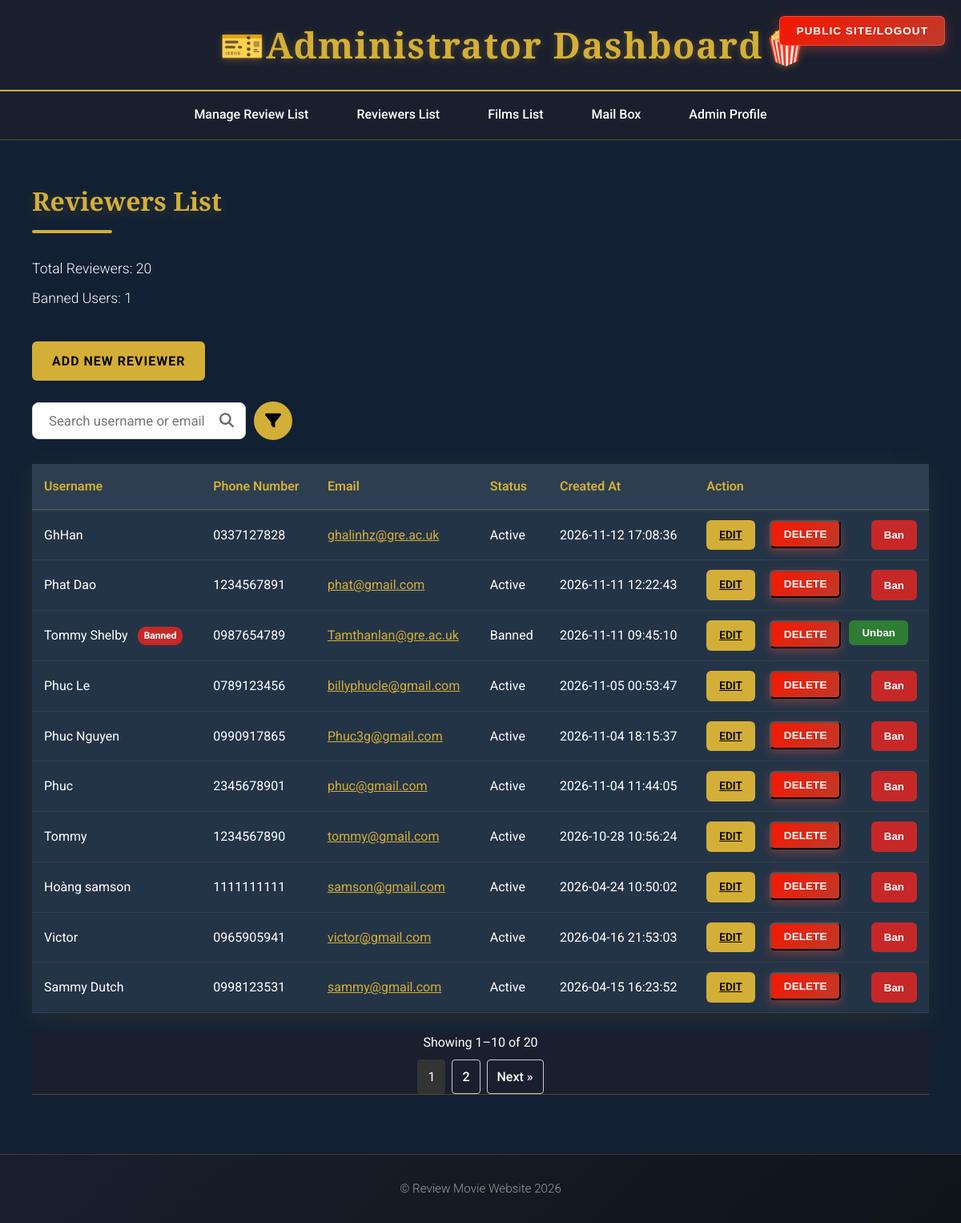
The app's page /Admin/reviewers.php (signed in), older data.
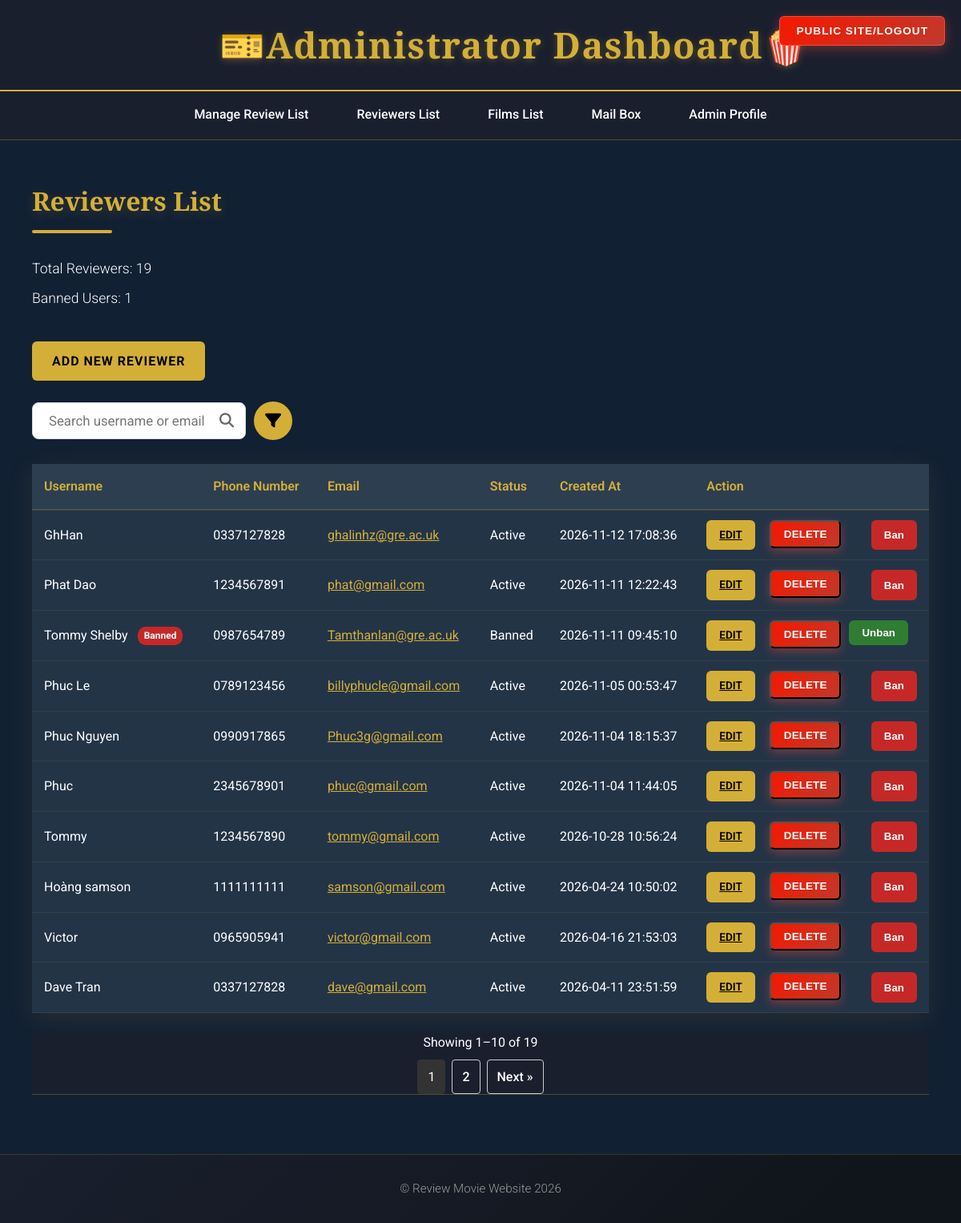
The same page, newer data.
### tables this page shows
CREATE TABLE `reviewers` (
  `id` int(11) NOT NULL,
  `username` varchar(100) NOT NULL,
  `phone_number` varchar(255) NOT NULL,
  `email` varchar(255) DEFAULT NULL,
  `created_at` datetime DEFAULT current_timestamp(),
  `password_hash` varchar(255) DEFAULT NULL,
  `is_banned` tinyint(1) NOT NULL DEFAULT 0,
  `ban_message` text DEFAULT NULL,
  `banned_at` datetime DEFAULT NULL,
  `avatar_path` varchar(255) DEFAULT NULL
);

### Admin/reviewers.php (called while the page is built, shortened)
<?php
require_once __DIR__ . '/../includes/bootstrap.php';
$database = Database::getConnection();
try {
    $search = $_GET['search'] ?? '';
    $sort = $_GET['sort'] ?? 'created_at DESC';
    $totalItems = $reviewerModel->totalFilteredReviewers($database, $search);
    $pagination = $paginationService->forRequest($totalItems, $_GET['page'] ?? 1);
    $reviewers = $reviewerModel->allReviewers(
        $database,
        $search,
        $sort,
        $pagination['itemsPerPage'],
        $pagination['offset']
    );
    $totalReviewers = $reviewerModel->totalReviewers($database);
    $totalBannedReviewers = $reviewerModel->totalBannedReviewers($database);
    include '../templates/admin_reviewers.html.php';
} catch (PDOException $e) {
    $title = 'An error has occurred';
    $output = 'Error: ' . $e->getMessage();
}
include '../templates/admin_layout.html.php';

### includes/bootstrap.php (called while the page is built, shortened)
<?php
require_once __DIR__ . '/../classes/Database.php';
require_once __DIR__ . '/../classes/Reviewer.php';
require_once __DIR__ . '/../classes/Conversation.php';
require_once __DIR__ . '/../classes/Pagination.php';
$paginationService = new Pagination();
$reviewerModel = new Reviewer();

### classes/Database.php (called while the page is built, shortened)
<?php
class Database
{
    public static function query($pdo, $sql, $parameters = [])
    {
        $query = $pdo->prepare($sql);
        $query->execute($parameters);
        return $query;
    }
}

### classes/Reviewer.php (called while the page is built, shortened)
<?php
class Reviewer extends User
{
    public function totalReviewers($pdo)
    {
        $query = Database::query($pdo, "SELECT COUNT(*) FROM reviewers");
        $row = $query->fetch();
        return $row[0];
    }
    public function totalBannedReviewers($pdo)
    {
        return Database::query($pdo, 'SELECT COUNT(*) FROM reviewers WHERE is_banned = 1')->fetchColumn();
    }
    public function totalFilteredReviewers($pdo, $search = '')
    {
        $query = Database::query(
            $pdo,
            'SELECT COUNT(*) FROM reviewers WHERE (username LIKE :search OR email LIKE :search)',
            [':search' => '%' . $search . '%']
        );
        return $query->fetchColumn();
    }
    public function allReviewers($pdo, $search = '', $sort = 'created_at DESC', $limit = null, $offset = 0)
    {
        $sql = 'SELECT id, username, email, phone_number, created_at, is_banned, ban_message
             FROM reviewers
             WHERE (username LIKE :search OR email LIKE :search)';
        $parameters = [':search' => '%' . $search . '%'];
        $allowedSorts = ['username ASC', 'username DESC', 'created_at ASC', 'created_at DESC'];
        $order = in_array($sort, $allowedSorts) ? $sort : 'created_at DESC';
        $sql .= " ORDER BY $order";
        if ($limit !== null) {
            $sql .= ' LIMIT ' . max(1, (int) $limit) . ' OFFSET ' . max(0, (int) $offset);
        }
        return Database::query($pdo, $sql, $parameters)->fetchAll();
    }
}

### classes/Pagination.php (called while the page is built, shortened)
<?php
class Pagination
{
    public function forRequest($totalItems, $requestedPage, $itemsPerPage = self::ITEMS_PER_PAGE)
    {
        $itemsPerPage = max(1, (int) $itemsPerPage);
        $pageValue = is_scalar($requestedPage) ? filter_var($requestedPage, FILTER_VALIDATE_INT) : false;
        $page = $pageValue === false ? 1 : max(1, (int) $pageValue);
        $totalPages = max(1, (int) ceil($totalItems / $itemsPerPage));
        $page = min($page, $totalPages);
        return [
            'currentPage' => $page,
            'totalPages' => $totalPages,
            'itemsPerPage' => $itemsPerPage,
            'offset' => ($page - 1) * $itemsPerPage,
            'totalItems' => (int) $totalItems,
        ];
    }
}

### templates/admin_reviewers.html.php (the view, shortened to what the changed rows need)
<link rel="stylesheet" href="https://cdnjs.cloudflare.com/ajax/libs/font-awesome/6.5.1/css/all.min.css">
<h2>Reviewers List</h2>
<div class="reviewer-stats">
    <p>Total Reviewers: <?= (int) $totalReviewers ?></p>
    <p>Banned Users: <?= (int) $totalBannedReviewers ?></p>
</div>
<br>
<table>
    <thead>
        <tr>
            <th>Username</th>
            <th>Phone Number</th>
            <th>Email</th>
            <th>Status</th>
            <th>Created At</th>
            <th>Action</th>
        </tr>
    </thead>
    <tbody>
        <?php foreach ($reviewers as $reviewer): ?>
            <tr>
                <td>
                    <?= htmlspecialchars($reviewer['username'], ENT_QUOTES, 'UTF-8') ?>
                    <?php if (!empty($reviewer['is_banned'])): ?>
                        <span class="banned-user-label">Banned</span>
                    <?php endif; ?>
                </td>
                <td>
                    <?php if (!empty($reviewer['phone_number'])): ?>
                        <?= htmlspecialchars($reviewer['phone_number'], ENT_QUOTES, 'UTF-8') ?>
                    <?php else: ?>
                        <em style="color: #777;">None</em>
                    <?php endif; ?>
                </td>
                <td>
                    <?php if (!empty($reviewer['email'])): ?>
                        <a href="mailto:<?= htmlspecialchars($reviewer['email'], ENT_QUOTES, 'UTF-8') ?>" style="color: var(--accent);">
                            <?= htmlspecialchars($reviewer['email'], ENT_QUOTES, 'UTF-8') ?>
                        </a>
                    <?php else: ?>
                        <em style="color: #777;">NULL</em>
                    <?php endif; ?>
                </td>
                <td><?= !empty($reviewer['is_banned']) ? 'Banned' : 'Active' ?></td>
                <td><?= !empty($reviewer['created_at']) ? date('Y-m-d H:i:s', strtotime($reviewer['created_at'])) : 'N/A' ?></td>
                <td>
                    <div style="display: flex; gap: 10px;">
                        <a href="editreviewers.php?id=<?= $reviewer['id'] ?>" class="btn-edit">Edit</a>
                        <form action="delete.php" method="post" onsubmit="return confirm('Are you sure you want to delete this reviewer?');">
                            <input type="hidden" name="type" value="reviewers"> <input type="submit" value="Delete" class="btn-delete">
                        </form>
                        <?php if (!empty($reviewer['is_banned'])): ?>
                            <form action="ban_reviewer.php" method="post" onsubmit="return confirm('Unban this reviewer?');">
                                <button type="submit" class="btn-unban">Unban</button>
                            </form>
                        <?php else: ?>
                            <button type="button" class="btn-ban" data-reviewer-id="<?= (int) $reviewer['id'] ?>" data-reviewer-name="<?= htmlspecialchars($reviewer['username'], ENT_QUOTES, 'UTF-8') ?>">Ban</button>
                        <?php endif; ?>
                    </div>
                </td>
            </tr>
        <?php endforeach; ?>
    </tbody>
</table>
<?php include __DIR__ . '/pagination.html.php'; ?>

### templates/pagination.html.php (shortened to what the changed rows need)
<?php if ($pagination['totalItems'] > 0): ?>
    <?php
    $paginationUrl = static function ($page) {
        return '?' . htmlspecialchars(http_build_query(array_merge($_GET, ['page' => $page])), ENT_QUOTES, 'UTF-8');
    };
    ?>
    <nav class="pagination" aria-label="Pagination">
        <span class="pagination-summary">
            Showing <?= $pagination['offset'] + 1 ?>–<?= min($pagination['offset'] + $pagination['itemsPerPage'], $pagination['totalItems']) ?> of <?= $pagination['totalItems'] ?>
        </span>
        <?php for ($page = 1; $page <= $pagination['totalPages']; $page++): ?>
            <?php if ($page === $pagination['currentPage']): ?>
                <span class="pagination-current" aria-current="page"><?= $page ?></span>
            <?php else: ?>
                <a href="<?= $paginationUrl($page) ?>"><?= $page ?></a>
            <?php endif; ?>
        <?php endfor; ?>
        <?php if ($pagination['currentPage'] < $pagination['totalPages']): ?>
            <a href="<?= $paginationUrl($pagination['currentPage'] + 1) ?>" aria-label="Next page">Next &raquo;</a>
        <?php endif; ?>
    </nav>
<?php endif; ?>

Row changes from the older to the newer data that the page shows:
removed reviewers: username "Sammy Dutch", phone_number "0998123531", email "sammy@gmail.com", is_banned "Active", created_at "2026-04-15 16:23:52"
now on this page (row unchanged): reviewers: username "Dave Tran", phone_number "0337127828", email "dave@gmail.com", is_banned "Active", created_at "2026-04-11 23:51:59"
Text that changed along with them:
$totalReviewers: "20" → "19"
$pagination['totalItems']: "20" → "19"
